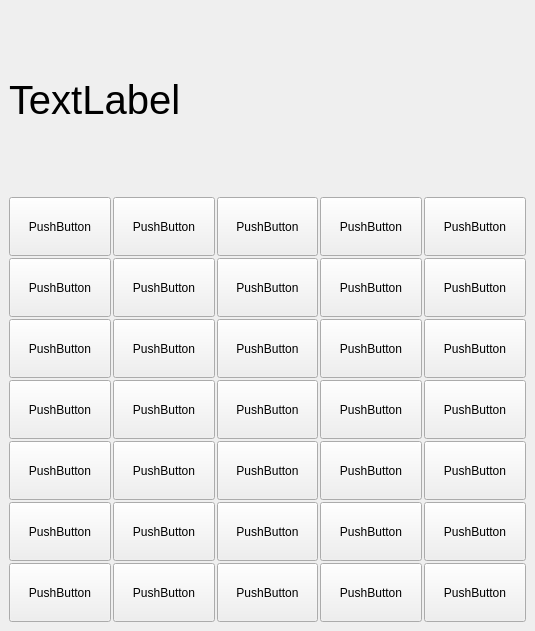
<?xml version="1.0" encoding="UTF-8"?>
<ui version="4.0">
 <class>MainWindow</class>
 <widget class="QMainWindow" name="MainWindow">
  <property name="geometry">
   <rect>
    <x>0</x>
    <y>0</y>
    <width>535</width>
    <height>631</height>
   </rect>
  </property>
  <property name="windowTitle">
   <string>MainWindow</string>
  </property>
  <widget class="QWidget" name="centralwidget">
   <layout class="QGridLayout" name="gridLayout" rowstretch="3,7">
    <item row="1" column="0">
     <layout class="QGridLayout" name="buttonLayout" rowstretch="1,1,1,1,1,1,1" columnstretch="1,1,1,1,1">
      <property name="sizeConstraint">
       <enum>QLayout::SizeConstraint::SetDefaultConstraint</enum>
      </property>
      <property name="leftMargin">
       <number>0</number>
      </property>
      <property name="spacing">
       <number>2</number>
      </property>
      <item row="1" column="4">
       <widget class="QPushButton" name="mod_button">
        <property name="sizePolicy">
         <sizepolicy hsizetype="Expanding" vsizetype="Expanding">
          <horstretch>0</horstretch>
          <verstretch>0</verstretch>
         </sizepolicy>
        </property>
        <property name="text">
         <string>PushButton</string>
        </property>
       </widget>
      </item>
      <item row="0" column="2">
       <widget class="QPushButton" name="natNum_button">
        <property name="sizePolicy">
         <sizepolicy hsizetype="Expanding" vsizetype="Expanding">
          <horstretch>0</horstretch>
          <verstretch>0</verstretch>
         </sizepolicy>
        </property>
        <property name="text">
         <string>PushButton</string>
        </property>
       </widget>
      </item>
      <item row="3" column="0">
       <widget class="QPushButton" name="power_button">
        <property name="sizePolicy">
         <sizepolicy hsizetype="Expanding" vsizetype="Expanding">
          <horstretch>0</horstretch>
          <verstretch>0</verstretch>
         </sizepolicy>
        </property>
        <property name="text">
         <string>PushButton</string>
        </property>
       </widget>
      </item>
      <item row="1" column="3">
       <widget class="QPushButton" name="exp_button">
        <property name="sizePolicy">
         <sizepolicy hsizetype="Expanding" vsizetype="Expanding">
          <horstretch>0</horstretch>
          <verstretch>0</verstretch>
         </sizepolicy>
        </property>
        <property name="text">
         <string>PushButton</string>
        </property>
       </widget>
      </item>
      <item row="0" column="0">
       <widget class="QPushButton" name="second_button">
        <property name="sizePolicy">
         <sizepolicy hsizetype="Expanding" vsizetype="Expanding">
          <horstretch>0</horstretch>
          <verstretch>0</verstretch>
         </sizepolicy>
        </property>
        <property name="text">
         <string>PushButton</string>
        </property>
       </widget>
      </item>
      <item row="2" column="0">
       <widget class="QPushButton" name="sqrt_button">
        <property name="sizePolicy">
         <sizepolicy hsizetype="Expanding" vsizetype="Expanding">
          <horstretch>0</horstretch>
          <verstretch>0</verstretch>
         </sizepolicy>
        </property>
        <property name="text">
         <string>PushButton</string>
        </property>
       </widget>
      </item>
      <item row="5" column="0">
       <widget class="QPushButton" name="log_button">
        <property name="sizePolicy">
         <sizepolicy hsizetype="Expanding" vsizetype="Expanding">
          <horstretch>0</horstretch>
          <verstretch>0</verstretch>
         </sizepolicy>
        </property>
        <property name="text">
         <string>PushButton</string>
        </property>
       </widget>
      </item>
      <item row="1" column="1">
       <widget class="QPushButton" name="over_button">
        <property name="sizePolicy">
         <sizepolicy hsizetype="Expanding" vsizetype="Expanding">
          <horstretch>0</horstretch>
          <verstretch>0</verstretch>
         </sizepolicy>
        </property>
        <property name="text">
         <string>PushButton</string>
        </property>
       </widget>
      </item>
      <item row="1" column="2">
       <widget class="QPushButton" name="abs_button">
        <property name="sizePolicy">
         <sizepolicy hsizetype="Expanding" vsizetype="Expanding">
          <horstretch>0</horstretch>
          <verstretch>0</verstretch>
         </sizepolicy>
        </property>
        <property name="text">
         <string>PushButton</string>
        </property>
       </widget>
      </item>
      <item row="1" column="0">
       <widget class="QPushButton" name="sqre_button">
        <property name="sizePolicy">
         <sizepolicy hsizetype="Expanding" vsizetype="Expanding">
          <horstretch>0</horstretch>
          <verstretch>0</verstretch>
         </sizepolicy>
        </property>
        <property name="text">
         <string>PushButton</string>
        </property>
       </widget>
      </item>
      <item row="4" column="0">
       <widget class="QPushButton" name="powerTen_button">
        <property name="sizePolicy">
         <sizepolicy hsizetype="Expanding" vsizetype="Expanding">
          <horstretch>0</horstretch>
          <verstretch>0</verstretch>
         </sizepolicy>
        </property>
        <property name="text">
         <string>PushButton</string>
        </property>
       </widget>
      </item>
      <item row="0" column="1">
       <widget class="QPushButton" name="pi_button">
        <property name="sizePolicy">
         <sizepolicy hsizetype="Expanding" vsizetype="Expanding">
          <horstretch>0</horstretch>
          <verstretch>0</verstretch>
         </sizepolicy>
        </property>
        <property name="text">
         <string>PushButton</string>
        </property>
       </widget>
      </item>
      <item row="0" column="3">
       <widget class="QPushButton" name="clear_button">
        <property name="sizePolicy">
         <sizepolicy hsizetype="Expanding" vsizetype="Expanding">
          <horstretch>0</horstretch>
          <verstretch>0</verstretch>
         </sizepolicy>
        </property>
        <property name="text">
         <string>PushButton</string>
        </property>
       </widget>
      </item>
      <item row="0" column="4">
       <widget class="QPushButton" name="backspace_button">
        <property name="sizePolicy">
         <sizepolicy hsizetype="Expanding" vsizetype="Expanding">
          <horstretch>0</horstretch>
          <verstretch>0</verstretch>
         </sizepolicy>
        </property>
        <property name="text">
         <string>PushButton</string>
        </property>
       </widget>
      </item>
      <item row="6" column="0">
       <widget class="QPushButton" name="natLog_button">
        <property name="sizePolicy">
         <sizepolicy hsizetype="Expanding" vsizetype="Expanding">
          <horstretch>0</horstretch>
          <verstretch>0</verstretch>
         </sizepolicy>
        </property>
        <property name="text">
         <string>PushButton</string>
        </property>
       </widget>
      </item>
      <item row="2" column="1">
       <widget class="QPushButton" name="leftBrace_button">
        <property name="sizePolicy">
         <sizepolicy hsizetype="Expanding" vsizetype="Expanding">
          <horstretch>0</horstretch>
          <verstretch>0</verstretch>
         </sizepolicy>
        </property>
        <property name="text">
         <string>PushButton</string>
        </property>
       </widget>
      </item>
      <item row="3" column="1">
       <widget class="QPushButton" name="seven_button">
        <property name="sizePolicy">
         <sizepolicy hsizetype="Expanding" vsizetype="Expanding">
          <horstretch>0</horstretch>
          <verstretch>0</verstretch>
         </sizepolicy>
        </property>
        <property name="text">
         <string>PushButton</string>
        </property>
       </widget>
      </item>
      <item row="4" column="1">
       <widget class="QPushButton" name="four_button">
        <property name="sizePolicy">
         <sizepolicy hsizetype="Expanding" vsizetype="Expanding">
          <horstretch>0</horstretch>
          <verstretch>0</verstretch>
         </sizepolicy>
        </property>
        <property name="text">
         <string>PushButton</string>
        </property>
       </widget>
      </item>
      <item row="5" column="1">
       <widget class="QPushButton" name="one_button">
        <property name="sizePolicy">
         <sizepolicy hsizetype="Expanding" vsizetype="Expanding">
          <horstretch>0</horstretch>
          <verstretch>0</verstretch>
         </sizepolicy>
        </property>
        <property name="text">
         <string>PushButton</string>
        </property>
       </widget>
      </item>
      <item row="6" column="1">
       <widget class="QPushButton" name="plusMinus_button">
        <property name="sizePolicy">
         <sizepolicy hsizetype="Expanding" vsizetype="Expanding">
          <horstretch>0</horstretch>
          <verstretch>0</verstretch>
         </sizepolicy>
        </property>
        <property name="text">
         <string>PushButton</string>
        </property>
       </widget>
      </item>
      <item row="2" column="2">
       <widget class="QPushButton" name="rightBrace_button">
        <property name="sizePolicy">
         <sizepolicy hsizetype="Expanding" vsizetype="Expanding">
          <horstretch>0</horstretch>
          <verstretch>0</verstretch>
         </sizepolicy>
        </property>
        <property name="text">
         <string>PushButton</string>
        </property>
       </widget>
      </item>
      <item row="3" column="2">
       <widget class="QPushButton" name="eight_button">
        <property name="sizePolicy">
         <sizepolicy hsizetype="Expanding" vsizetype="Expanding">
          <horstretch>0</horstretch>
          <verstretch>0</verstretch>
         </sizepolicy>
        </property>
        <property name="text">
         <string>PushButton</string>
        </property>
       </widget>
      </item>
      <item row="4" column="2">
       <widget class="QPushButton" name="five_button">
        <property name="sizePolicy">
         <sizepolicy hsizetype="Expanding" vsizetype="Expanding">
          <horstretch>0</horstretch>
          <verstretch>0</verstretch>
         </sizepolicy>
        </property>
        <property name="text">
         <string>PushButton</string>
        </property>
       </widget>
      </item>
      <item row="5" column="2">
       <widget class="QPushButton" name="two_button">
        <property name="sizePolicy">
         <sizepolicy hsizetype="Expanding" vsizetype="Expanding">
          <horstretch>0</horstretch>
          <verstretch>0</verstretch>
         </sizepolicy>
        </property>
        <property name="text">
         <string>PushButton</string>
        </property>
       </widget>
      </item>
      <item row="6" column="2">
       <widget class="QPushButton" name="zero_button">
        <property name="sizePolicy">
         <sizepolicy hsizetype="Expanding" vsizetype="Expanding">
          <horstretch>0</horstretch>
          <verstretch>0</verstretch>
         </sizepolicy>
        </property>
        <property name="text">
         <string>PushButton</string>
        </property>
       </widget>
      </item>
      <item row="2" column="3">
       <widget class="QPushButton" name="fact_button">
        <property name="sizePolicy">
         <sizepolicy hsizetype="Expanding" vsizetype="Expanding">
          <horstretch>0</horstretch>
          <verstretch>0</verstretch>
         </sizepolicy>
        </property>
        <property name="text">
         <string>PushButton</string>
        </property>
       </widget>
      </item>
      <item row="3" column="3">
       <widget class="QPushButton" name="nine_button">
        <property name="sizePolicy">
         <sizepolicy hsizetype="Expanding" vsizetype="Expanding">
          <horstretch>0</horstretch>
          <verstretch>0</verstretch>
         </sizepolicy>
        </property>
        <property name="text">
         <string>PushButton</string>
        </property>
       </widget>
      </item>
      <item row="4" column="3">
       <widget class="QPushButton" name="six_button">
        <property name="sizePolicy">
         <sizepolicy hsizetype="Expanding" vsizetype="Expanding">
          <horstretch>0</horstretch>
          <verstretch>0</verstretch>
         </sizepolicy>
        </property>
        <property name="text">
         <string>PushButton</string>
        </property>
       </widget>
      </item>
      <item row="5" column="3">
       <widget class="QPushButton" name="three_button">
        <property name="sizePolicy">
         <sizepolicy hsizetype="Expanding" vsizetype="Expanding">
          <horstretch>0</horstretch>
          <verstretch>0</verstretch>
         </sizepolicy>
        </property>
        <property name="text">
         <string>PushButton</string>
        </property>
       </widget>
      </item>
      <item row="6" column="3">
       <widget class="QPushButton" name="decPlace_button">
        <property name="sizePolicy">
         <sizepolicy hsizetype="Expanding" vsizetype="Expanding">
          <horstretch>0</horstretch>
          <verstretch>0</verstretch>
         </sizepolicy>
        </property>
        <property name="text">
         <string>PushButton</string>
        </property>
       </widget>
      </item>
      <item row="2" column="4">
       <widget class="QPushButton" name="divide_button">
        <property name="sizePolicy">
         <sizepolicy hsizetype="Expanding" vsizetype="Expanding">
          <horstretch>0</horstretch>
          <verstretch>0</verstretch>
         </sizepolicy>
        </property>
        <property name="text">
         <string>PushButton</string>
        </property>
       </widget>
      </item>
      <item row="3" column="4">
       <widget class="QPushButton" name="mult_button">
        <property name="sizePolicy">
         <sizepolicy hsizetype="Expanding" vsizetype="Expanding">
          <horstretch>0</horstretch>
          <verstretch>0</verstretch>
         </sizepolicy>
        </property>
        <property name="text">
         <string>PushButton</string>
        </property>
       </widget>
      </item>
      <item row="4" column="4">
       <widget class="QPushButton" name="subtract_button">
        <property name="sizePolicy">
         <sizepolicy hsizetype="Expanding" vsizetype="Expanding">
          <horstretch>0</horstretch>
          <verstretch>0</verstretch>
         </sizepolicy>
        </property>
        <property name="text">
         <string>PushButton</string>
        </property>
       </widget>
      </item>
      <item row="5" column="4">
       <widget class="QPushButton" name="add_button">
        <property name="sizePolicy">
         <sizepolicy hsizetype="Expanding" vsizetype="Expanding">
          <horstretch>0</horstretch>
          <verstretch>0</verstretch>
         </sizepolicy>
        </property>
        <property name="text">
         <string>PushButton</string>
        </property>
       </widget>
      </item>
      <item row="6" column="4">
       <widget class="QPushButton" name="equal_button">
        <property name="sizePolicy">
         <sizepolicy hsizetype="Expanding" vsizetype="Expanding">
          <horstretch>0</horstretch>
          <verstretch>0</verstretch>
         </sizepolicy>
        </property>
        <property name="text">
         <string>PushButton</string>
        </property>
       </widget>
      </item>
     </layout>
    </item>
    <item row="0" column="0">
     <widget class="QLabel" name="textOutput">
      <property name="font">
       <font>
        <pointsize>30</pointsize>
       </font>
      </property>
      <property name="text">
       <string>TextLabel</string>
      </property>
     </widget>
    </item>
   </layout>
  </widget>
 </widget>
 <resources/>
 <connections/>
</ui>
